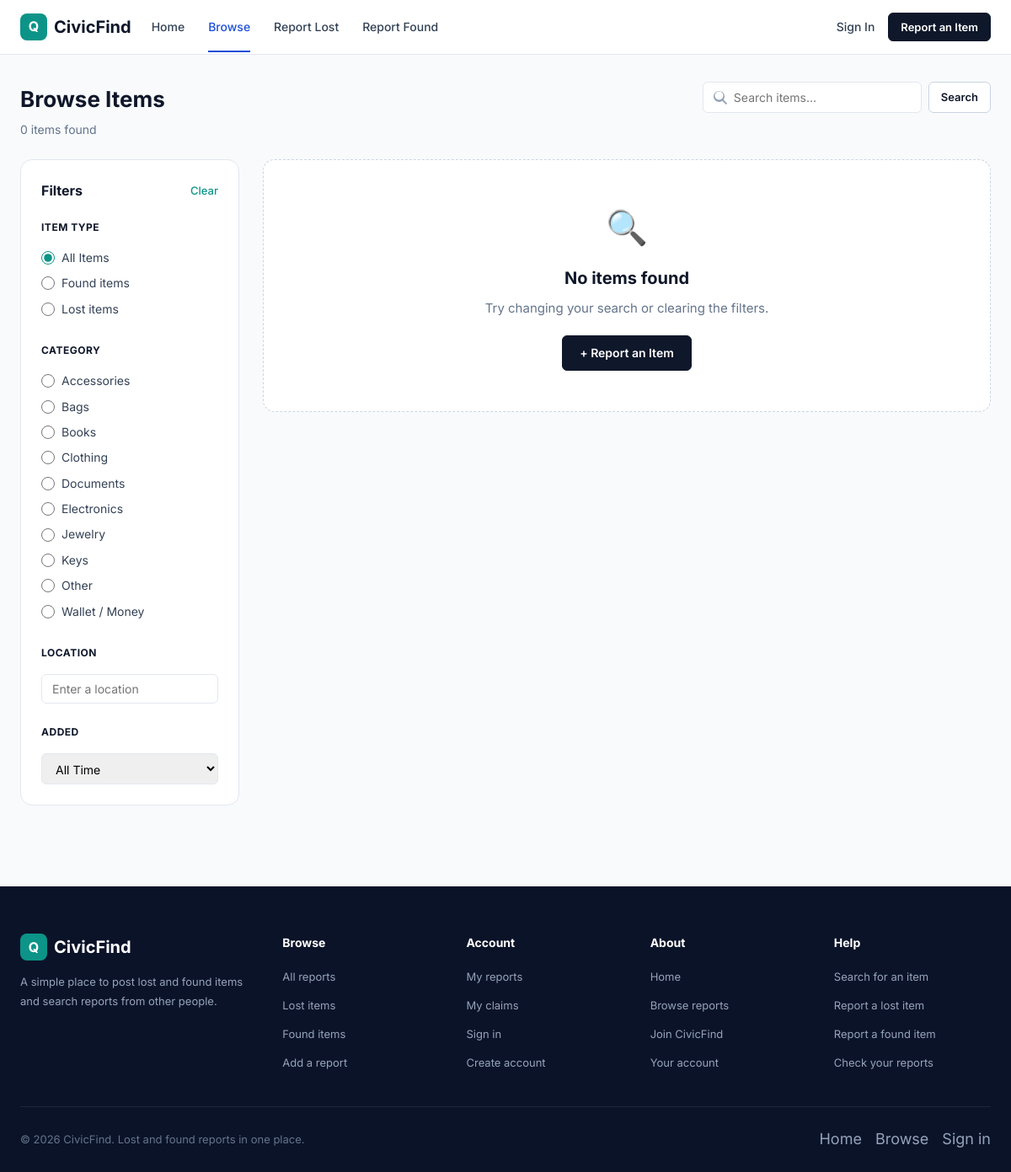
Screenshot of /browse.php with the database file from the repository.
### tables this page shows
CREATE TABLE categories (
    id INT UNSIGNED AUTO_INCREMENT PRIMARY KEY,
    name VARCHAR(80) NOT NULL UNIQUE,
    created_at TIMESTAMP NOT NULL DEFAULT CURRENT_TIMESTAMP
);

### includes/functions.php (called while the page is built, shortened)
<?php
function e(?string $str): string {
    return htmlspecialchars($str ?? '', ENT_QUOTES | ENT_SUBSTITUTE, 'UTF-8');
}
function app_base_path(): string {
    static $basePath = null;
    if ($basePath !== null) return $basePath;
    $script = str_replace('\\', '/', (string)($_SERVER['SCRIPT_NAME'] ?? '/'));
    $directory = rtrim(str_replace('\\', '/', dirname($script)), '/');
    $basePath = ($directory === '' || $directory === '.' || $directory === '/') ? '' : $directory;
    return $basePath;
}
function app_url(string $path = '/'): string {
    $path = '/' . ltrim($path, '/');
    return app_base_path() . $path;
}
function get_categories(PDO $db): array {
    return $db->query('SELECT * FROM categories ORDER BY name')->fetchAll();
}

### browse.php (the view, shortened to what this page needs)
<?php
require_once __DIR__ . '/database/db.php';
require_once __DIR__ . '/includes/functions.php';
require_once __DIR__ . '/includes/header.php';
$db = get_db();
$categories = get_categories($db);
$keyword   = mb_substr(trim($_GET['keyword'] ?? ''), 0, 100);
$type      = $_GET['type']          ?? '';
$catFilter  = $_GET['category']     ?? '';
$location  = mb_substr(trim($_GET['location'] ?? ''), 0, 100);
$page      = max(1, (int)($_GET['page'] ?? 1));
$perPage   = 9;
$where  = ['1=1'];
$params = [];
$whereSQL = implode(' AND ', $where);
$countStmt = $db->prepare("SELECT COUNT(*) FROM items i WHERE $whereSQL");
$countStmt->execute($params);
$total = (int)$countStmt->fetchColumn();
$pag   = paginate($total, $perPage, $page);
$sql = "SELECT i.*, c.name AS category_name
        FROM items i JOIN categories c ON c.id = i.category_id
        WHERE $whereSQL
        ORDER BY i.created_at DESC
        LIMIT {$pag['per_page']} OFFSET {$pag['offset']}";
$stmt = $db->prepare($sql);
$stmt->execute($params);
$items = $stmt->fetchAll();
?>
<section class="directory">
    <div class="container">
        <div class="directory-header">
            <div>
                <h1>Browse Items</h1>
                <p class="subtitle"><?= $total ?> items found</p>
            </div>
            <div class="directory-search">
                <form method="get" style="display:flex;gap:8px">
                    <input type="text" name="keyword" placeholder="Search items..." value="<?= e($keyword) ?>">
                    <button class="btn btn-outline btn-sm" type="submit">Search</button>
                </form>
            </div>
        </div>
        <div class="directory-layout">
            <aside class="filter-sidebar">
                <h3>Filters <a href="<?= e(app_url('/browse.php')) ?>">Clear</a></h3>
                <form method="get" id="filterForm">
                    <div class="filter-group">
                        <div class="filter-group-label">Item Type</div>
                        <label><input type="radio" name="type" value="" <?= $type === '' ? 'checked' : '' ?> onchange="this.form.submit()"> All Items</label>
                        <label><input type="radio" name="type" value="found" <?= $type === 'found' ? 'checked' : '' ?> onchange="this.form.submit()"> Found items</label>
                        <label><input type="radio" name="type" value="lost" <?= $type === 'lost' ? 'checked' : '' ?> onchange="this.form.submit()"> Lost items</label>
                    </div>
                    <div class="filter-group">
                        <div class="filter-group-label">Category</div>
                        <?php foreach ($categories as $cat): ?>
                        <label><input type="radio" name="category" value="<?= $cat['id'] ?>" <?= $catFilter == $cat['id'] ? 'checked' : '' ?> onchange="this.form.submit()"> <?= e($cat['name']) ?></label>
                        <?php endforeach; ?>
                    </div>
                    <div class="filter-group">
                        <div class="filter-group-label">Location</div>
                        <input type="text" name="location" value="<?= e($location) ?>" placeholder="Enter a location" onchange="this.form.submit()">
                    </div>
                    <div class="filter-group">
                        <div class="filter-group-label">Added</div>
                        <select name="date_range" onchange="this.form.submit()">
                            <option value="">All Time</option>
                        </select>
                    </div>
                </form>
            </aside>
            <div>
                <?php if (empty($items)): ?>
                    <div class="empty-state" style="padding: 48px 24px; background: var(--white); border: 1px dashed var(--slate-300); border-radius: var(--radius-lg); text-align: center;">
                        <div style="font-size: 40px; margin-bottom: 12px;">🔍</div>
                        <h3 style="font-size: 20px; font-weight: 700; color: var(--navy-800); margin-bottom: 8px;">No items found</h3>
                        <p style="color: var(--slate-500); margin-bottom: 20px;">Try changing your search or clearing the filters.</p>
                        <div style="display: flex; gap: 12px; justify-content: center; flex-wrap: wrap;">
                            <a href="<?= e(app_url('/user/report-item.php')) ?>" class="btn btn-primary">+ Report an Item</a>
                        </div>
                    </div>
                <?php endif; ?>
            </div>
        </div>
    </div>
</section>
<?php require_once __DIR__ . '/includes/footer.php'; ?>

### assets/css/style.css (style rules this page uses)
:root { --navy-900: #0b1329; --navy-800: #0f172a; --navy-700: #172554; --navy-600: #1e3a8a; --slate-700: #334155; --slate-500: #64748b; --slate-400: #94a3b8; --slate-300: #cbd5e1; --slate-200: #e2e8f0; --slate-100: #f1f5f9; --slate-50: #f8fafc; --white: #ffffff; --primary: #1d4ed8; --primary-hover: #1e40af; --primary-light: #dbeafe; --teal-600: #0d9488; --teal-500: #14b8a6; --teal-400: #2dd4bf; --teal-50: #f0fdfa; --green-500: #10b981; --green-100: #d1fae5; --green-50: #ecfdf5; --amber-500: #d97706; --amber-100: #fef3c7; --amber-50: #fffbeb; --red-500: #ef4444; --red-100: #fee2e2; --red-50: #fef2f2; --blue-50: #eff6ff; --radius-sm: 6px; --radius-md: 10px; --radius-lg: 14px; --radius-xl: 18px; --shadow-sm: 0 1px 2px rgba(0,0,0,.05); --shadow-md: 0 4px 6px -1px rgba(0,0,0,.07), 0 2px 4px -2px rgba(0,0,0,.05); --shadow-lg: 0 10px 15px -3px rgba(0,0,0,.08), 0 4px 6px -4px rgba(0,0,0,.04); --font: 'Inter', system-ui, -apple-system, sans-serif; }
*, *::before, *::after { box-sizing: border-box; margin: 0; padding: 0; }
html { scroll-behavior: smooth; -webkit-text-size-adjust: 100%; }
body { font-family: var(--font); font-size: 15px; line-height: 1.6; color: var(--navy-800); background: var(--slate-50); min-height: 100vh; display: flex; flex-direction: column; }
a { color: var(--primary); text-decoration: none; }
button, input, select, textarea { font-family: inherit; font-size: inherit; }
.container { max-width: 1220px; margin: 0 auto; padding: 0 24px; }
.btn { display: inline-flex; align-items: center; justify-content: center; gap: 6px; padding: 10px 20px; border-radius: var(--radius-sm); font-weight: 600; font-size: 14px; border: 1px solid transparent; cursor: pointer; text-decoration: none; transition: .15s; line-height: 1.4; }
.btn-primary { background: var(--navy-800); color: var(--white); border-color: var(--navy-800); }
.btn-outline { background: var(--white); color: var(--navy-800); border-color: var(--slate-300); }
.btn-sm { padding: 7px 14px; font-size: 13px; }
.directory { padding: 32px 0 48px; }
.directory-header { display: flex; justify-content: space-between; align-items: flex-start; margin-bottom: 24px; flex-wrap: wrap; gap: 16px; }
.directory-header h1 { font-size: 26px; font-weight: 700; }
.directory-header .subtitle { font-size: 14px; color: var(--slate-500); margin-top: 4px; }
.directory-search { display: flex; align-items: center; gap: 12px; }
.directory-search input { padding: 9px 14px 9px 36px; border: 1px solid var(--slate-200); border-radius: var(--radius-sm); width: 260px; font-size: 14px; }
.directory-layout { display: grid; grid-template-columns: 260px 1fr; gap: 28px; }
.filter-sidebar { background: var(--white); border: 1px solid var(--slate-200); border-radius: var(--radius-lg); padding: 24px; align-self: start; position: sticky; top: 84px; }
.filter-sidebar h3 { display: flex; justify-content: space-between; align-items: center; font-size: 16px; font-weight: 700; margin-bottom: 20px; }
.filter-sidebar h3 a { font-size: 13px; color: var(--teal-600); font-weight: 500; }
.filter-group { margin-bottom: 24px; }
.filter-group:last-child { margin-bottom: 0; }
.filter-group-label { font-size: 12px; font-weight: 700; text-transform: uppercase; color: var(--navy-800); letter-spacing: .5px; margin-bottom: 12px; }
.filter-group label { display: flex; align-items: center; gap: 8px; font-size: 14px; color: var(--slate-700); cursor: pointer; padding: 4px 0; }
.filter-group input[type="radio"], .filter-group input[type="checkbox"] { accent-color: var(--teal-600); width: 16px; height: 16px; }
.filter-group input[type="text"], .filter-group select { width: 100%; padding: 8px 12px; border: 1px solid var(--slate-200); border-radius: var(--radius-sm); font-size: 14px; margin-top: 4px; }
.empty-state { text-align: center; padding: 60px 24px; color: var(--slate-500); }
.empty-state h3 { font-size: 20px; color: var(--navy-800); margin-bottom: 8px; }

### rows the page displays
categories: category "☐ Accessories", name "Accessories"
categories: category "☐ Bags", name "Bags"
categories: category "☐ Books", name "Books"
categories: category "☐ Clothing", name "Clothing"
categories: category "☐ Documents", name "Documents"
categories: category "☐ Electronics", name "Electronics"
categories: category "☐ Jewelry", name "Jewelry"
categories: category "☐ Keys", name "Keys"
categories: category "☐ Other", name "Other"
categories: category "☐ Wallet / Money", name "Wallet / Money"

### other values shown
$total "0"
